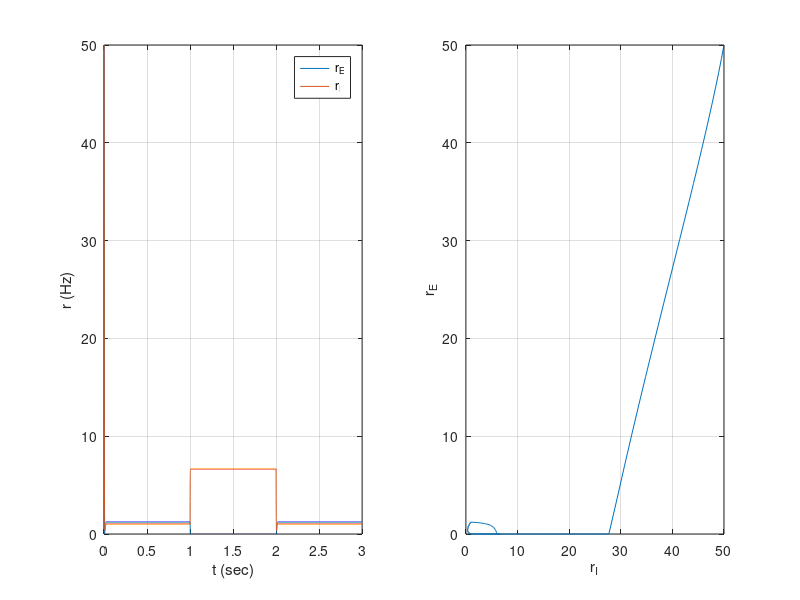

Write the MATLAB code that produced this figure. (Note: this script raises an error after producing the figure.)
close all
clear
clc

r_max=100;
theta_E=-5;
theta_I=0;
alpha_E=0.05;
alpha_I=1;
W_EE=2;
W_EI=2.5;
W_IE=-2.5;
W_II=-2;
t_max=3;
r_E(1)=50;
r_I(1)=50;
dt=0.1e-3;
t=0:dt:t_max;
Istim = zeros(size(t));
ind = find (t > 1 & t < 2);
Istim(ind) = 20;
Ibase_E = 0;
Ibase_I = 0;
tau_E=5e-3;
tau_I=5e-3;
Iapp_E = ones(size(t))*Ibase_E;
Iapp_I = ones(size(t))*Ibase_I+Istim;
r2null = ones(size(t))
for n = 2:length(t)
    I_E(n)=W_EE*r_E(n-1)+W_IE*r_I(n-1)+Iapp_E(n-1);
    I_I(n)=W_EI*r_E(n-1)+W_II*r_I(n-1)+Iapp_I(n-1);
    r_E_temp(n) =  r_E(n-1)+(dt/tau_E)*(-r_E(n-1)+alpha_E*((I_E(n)-theta_E)^2).*sign(I_E(n)-theta_E));
    r_I_temp(n) =  r_I(n-1)+(dt/tau_I)*(-r_I(n-1)+alpha_I*((I_I(n)-theta_I)));
    r_E(n) = min(max(r_E_temp(n), 0), r_max);
    r_I(n) = min(max(r_I_temp(n), 0), r_max);
    %r2null(n) = (1/tau_E)*(-r_E(n-1)+alpha_E*((I_E(n)-theta_E)^2).*sign(I_E(n)-theta_E));

end
% allowed_vals = find((r_E >= 0 ).*( r_E <= r_max ));
% allowed_vals1 = find((r_I>= 0 ).*( r_I <= r_max ));

f1=figure(1);
% subplot(3,1,1);
% plot(t,r_E);
% xlabel('t (sec)')
% ylabel('r_{E} (Hz)')
% grid on
% hold on
% plot(t,r_I); 
% 
% xlabel('t (sec)')
% ylabel('r_{I} (Hz)')
% plot(t(allowed_vals),r_E(allowed_vals));
subplot(1,2,1)
plot(t,r_E);
xlabel('t (sec)')
ylabel('r (Hz)')
grid on
hold on
%plot(t(allowed_vals1),r_I(allowed_vals1)); 
plot(t,r_I); 
xlabel('t (sec)')
ylabel('r (Hz)')
legend('r_{E}','r_{I}')
grid on

subplot(1,2,2)
plot(r_I,r_E)
ylabel('r_{E}')
xlabel('r_{I}')
% allowed_vals2 = find((r2null > 0 ).*( r2null < r_max ));
% figure(2)
% plot(r_E(allowed_vals2),r2null(allowed_vals2),'k');
% subplot(3,1,3);
% r_E1=1:length(r_I(allowed_vals1))
% plot(t(allowed_vals1),r_I(allowed_vals1))
% hold on 
% r_I1=1:length(r_I(allowed_vals))
% plot(r_E(allowed_vals),t(allowed_vals))
% axis([0 t_max 0 r_max])
% xlabel('r_{E} (sec)')
% ylabel('r_{I} (Hz)')
grid on
suptitle('part 1');

saveas(f1, sprintf('1.png'));

%% part2
r_max=100;
theta_E=-5;
theta_I=0;
alpha_E=0.05;
alpha_I=1;
W_EE=2;
W_EI=2.5;
W_IE=-2.5;
W_II=-2;
t_max=3;
r_E(1)=50;
r_I(1)=50;
dt=0.1e-3;
t=0:dt:t_max;
Istim = zeros(size(t));
ind = find (t > 1 & t < 2);
Istim(ind) = 20;
Ibase_E = 25;
Ibase_I = 15;
tau_E=5e-3;
tau_I=5e-3;
Iapp_E = ones(size(t))*Ibase_E;
Iapp_I = ones(size(t))*Ibase_I+Istim;

for n = 2:length(t)
    I_E(n)=W_EE*r_E(n-1)+W_IE*r_I(n-1)+Iapp_E(n-1);
    I_I(n)=W_EI*r_E(n-1)+W_II*r_I(n-1)+Iapp_I(n-1);
    r_E_temp(n) =  r_E(n-1)+(dt/tau_E)*(-r_E(n-1)+alpha_E*((I_E(n)-theta_E)^2).*sign(I_E(n)-theta_E));
    r_I_temp(n) =  r_I(n-1)+(dt/tau_I)*(-r_I(n-1)+alpha_I*((I_I(n)-theta_I)));
    r_E(n) = min(max(r_E_temp(n), 0), r_max);
    r_I(n) = min(max(r_I_temp(n), 0), r_max);
    
end
allowed_vals = find((r_E >= 0 ).*( r_E <= r_max ));
allowed_vals1 = find((r_I>= 0 ).*( r_I <= r_max ));

f2=figure(2);

subplot(1,2,1)
plot(t,r_E);
xlabel('t (sec)')
ylabel('r (Hz)')
grid on
hold on
%plot(t(allowed_vals1),r_I(allowed_vals1)); 
plot(t,r_I); 
xlabel('t (sec)')
ylabel('r (Hz)')
legend('r_{E}','r_{I}')
grid on

subplot(1,2,2)
plot(r_I,r_E)
ylabel('r_{E}')
xlabel('r_{I}')
% subplot(3,1,3);
% r_E1=1:length(r_I(allowed_vals1))
% plot(t(allowed_vals1),r_I(allowed_vals1))
% hold on 
% r_I1=1:length(r_I(allowed_vals))
% plot(r_E(allowed_vals),t(allowed_vals))
% axis([0 t_max 0 r_max])
% xlabel('r_{E} (sec)')
% ylabel('r_{I} (Hz)')
grid on
title('part 2');
%legend('r_{E}','r_{I}')
saveas(f2, sprintf('2.png'));
%% part 3
r_max=100;
theta_E=-5;
theta_I=0;
alpha_E=0.05;
alpha_I=1;
W_EE=2;
W_EI=2.5;
W_IE=-2.5;
W_II=-2;
t_max=3;
r_E(1)=50;
r_I(1)=50;
dt=0.1e-3;
t=0:dt:t_max;
Istim = zeros(size(t));
ind = find (t > 1 & t < 2);
Istim(ind) = 20;
Ibase_E = 0;
Ibase_I = 0;
tau_E=2e-3;
tau_I=10e-3;
Iapp_E = ones(size(t))*Ibase_E;
Iapp_I = ones(size(t))*Ibase_I+Istim;

for n = 2:length(t)
    I_E(n)=W_EE*r_E(n-1)+W_IE*r_I(n-1)+Iapp_E(n-1);
    I_I(n)=W_EI*r_E(n-1)+W_II*r_I(n-1)+Iapp_I(n-1);
    r_E_temp(n) =  r_E(n-1)+(dt/tau_E)*(-r_E(n-1)+alpha_E*((I_E(n)-theta_E)^2).*sign(I_E(n)-theta_E));
    r_I_temp(n) =  r_I(n-1)+(dt/tau_I)*(-r_I(n-1)+alpha_I*((I_I(n)-theta_I)));
    r_E(n) = min(max(r_E_temp(n), 0), r_max);
    r_I(n) = min(max(r_I_temp(n), 0), r_max);
    
end
allowed_vals = find((r_E >= 0 ).*( r_E <= r_max ));
allowed_vals1 = find((r_I>= 0 ).*( r_I <= r_max ));

f3=figure(3);

subplot(1,2,1)
plot(t,r_E);
xlabel('t (sec)')
ylabel('r (Hz)')
grid on
hold on
%plot(t(allowed_vals1),r_I(allowed_vals1)); 
plot(t,r_I); 
xlabel('t (sec)')
ylabel('r (Hz)')
legend('r_{E}','r_{I}')
grid on

subplot(1,2,2)
plot(r_I,r_E)
ylabel('r_{E}')
xlabel('r_{I}')
% subplot(3,1,3);
% r_E1=1:length(r_I(allowed_vals1))
% plot(t(allowed_vals1),r_I(allowed_vals1))
% hold on 
% r_I1=1:length(r_I(allowed_vals))
% plot(r_E(allowed_vals),t(allowed_vals))
% axis([0 t_max 0 r_max])
% xlabel('r_{E} (sec)')
% ylabel('r_{I} (Hz)')
grid on
title('part 3');
%legend('r_{E}','r_{I}')
saveas(f3, sprintf('3.png'));
%% part 4
r_max=100;
theta_E=-5;
theta_I=0;
alpha_E=0.05;
alpha_I=1;
W_EE=2;
W_EI=2.5;
W_IE=-2.5;
W_II=-2;
t_max=3;
r_E(1)=50;
r_I(1)=50;
dt=0.1e-3;
t=0:dt:t_max;
Istim = zeros(size(t));
ind = find (t > 1 & t < 2);
Istim(ind) = 20;
Ibase_E = 25;
Ibase_I = 15;
tau_E=2e-3;
tau_I=10e-3;
Iapp_E = ones(size(t))*Ibase_E;
Iapp_I = ones(size(t))*Ibase_I+Istim;

for n = 2:length(t)
    I_E(n)=W_EE*r_E(n-1)+W_IE*r_I(n-1)+Iapp_E(n-1);
    I_I(n)=W_EI*r_E(n-1)+W_II*r_I(n-1)+Iapp_I(n-1);
    r_E_temp(n) =  r_E(n-1)+(dt/tau_E)*(-r_E(n-1)+alpha_E*((I_E(n)-theta_E)^2).*sign(I_E(n)-theta_E));
    r_I_temp(n) =  r_I(n-1)+(dt/tau_I)*(-r_I(n-1)+alpha_I*((I_I(n)-theta_I)));
    r_E(n) = min(max(r_E_temp(n), 0), r_max);
    r_I(n) = min(max(r_I_temp(n), 0), r_max);
    
end
allowed_vals = find((r_E >= 0 ).*( r_E <= r_max ));
allowed_vals1 = find((r_I>= 0 ).*( r_I <= r_max ));

f4=figure(4);
subplot(1,2,1)
plot(t,r_E);
xlabel('t (sec)')
ylabel('r (Hz)')
grid on
hold on
%plot(t(allowed_vals1),r_I(allowed_vals1)); 
plot(t,r_I); 
xlabel('t (sec)')
ylabel('r (Hz)')
legend('r_{E}','r_{I}')
grid on

subplot(1,2,2)
plot(r_I,r_E)
ylabel('r_{E}')
xlabel('r_{I}')
% subplot(3,1,3);
% plot(t(allowed_vals),r_E(allowed_vals));
% hold on
% plot(t(allowed_vals1),r_I(allowed_vals1));

grid on
title('part 4');
%legend('r_{E}','r_{I}')
saveas(f4, sprintf('4.png'));